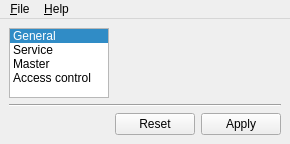
<?xml version="1.0" encoding="UTF-8"?>
<ui version="4.0">
 <class>MainWindow</class>
 <widget class="QMainWindow" name="MainWindow">
  <property name="windowTitle">
   <string>Veyon Configurator</string>
  </property>
  <property name="windowIcon">
   <iconset resource="../resources/configurator.qrc">
    <normaloff>:/configurator/veyon-configurator.png</normaloff>:/configurator/veyon-configurator.png</iconset>
  </property>
  <widget class="QWidget" name="centralwidget">
   <layout class="QGridLayout" name="gridLayout_4">
    <item row="0" column="1">
     <widget class="QStackedWidget" name="configPages">
      <property name="currentIndex">
       <number>0</number>
      </property>
      <widget class="GeneralConfigurationPage" name="generalConfigurationPage"/>
      <widget class="ServiceConfigurationPage" name="serviceConfigurationPage"/>
      <widget class="MasterConfigurationPage" name="masterConfigurationPage"/>
      <widget class="AccessControlPage" name="accessControlPage"/>
     </widget>
    </item>
    <item row="0" column="0">
     <widget class="QListWidget" name="pageSelector">
      <property name="verticalScrollBarPolicy">
       <enum>Qt::ScrollBarAsNeeded</enum>
      </property>
      <property name="horizontalScrollBarPolicy">
       <enum>Qt::ScrollBarAlwaysOff</enum>
      </property>
      <property name="sizeAdjustPolicy">
       <enum>QAbstractScrollArea::AdjustToContents</enum>
      </property>
      <property name="iconSize">
       <size>
        <width>48</width>
        <height>48</height>
       </size>
      </property>
      <property name="textElideMode">
       <enum>Qt::ElideNone</enum>
      </property>
      <property name="spacing">
       <number>4</number>
      </property>
      <property name="viewMode">
       <enum>QListView::ListMode</enum>
      </property>
      <property name="uniformItemSizes">
       <bool>true</bool>
      </property>
      <property name="currentRow">
       <number>0</number>
      </property>
      <item>
       <property name="text">
        <string>General</string>
       </property>
       <property name="icon">
        <iconset resource="../resources/configurator.qrc">
         <normaloff>:/configurator/configure-shortcuts.png</normaloff>:/configurator/configure-shortcuts.png</iconset>
       </property>
       <property name="flags">
        <set>ItemIsSelectable|ItemIsUserCheckable|ItemIsEnabled</set>
       </property>
      </item>
      <item>
       <property name="text">
        <string>Service</string>
       </property>
       <property name="icon">
        <iconset resource="../resources/configurator.qrc">
         <normaloff>:/configurator/application-x-sharedlib.png</normaloff>:/configurator/application-x-sharedlib.png</iconset>
       </property>
       <property name="flags">
        <set>ItemIsSelectable|ItemIsUserCheckable|ItemIsEnabled</set>
       </property>
      </item>
      <item>
       <property name="text">
        <string>Master</string>
       </property>
       <property name="icon">
        <iconset resource="../resources/configurator.qrc">
         <normaloff>:/configurator/application-x-ms-dos-executable.png</normaloff>:/configurator/application-x-ms-dos-executable.png</iconset>
       </property>
       <property name="flags">
        <set>ItemIsSelectable|ItemIsUserCheckable|ItemIsEnabled</set>
       </property>
      </item>
      <item>
       <property name="text">
        <string>Access control</string>
       </property>
       <property name="icon">
        <iconset resource="../resources/configurator.qrc">
         <normaloff>:/configurator/network-vpn.png</normaloff>:/configurator/network-vpn.png</iconset>
       </property>
       <property name="flags">
        <set>ItemIsSelectable|ItemIsUserCheckable|ItemIsEnabled</set>
       </property>
      </item>
     </widget>
    </item>
    <item row="2" column="1">
     <widget class="QDialogButtonBox" name="buttonBox">
      <property name="standardButtons">
       <set>QDialogButtonBox::Apply|QDialogButtonBox::Reset</set>
      </property>
      <property name="centerButtons">
       <bool>true</bool>
      </property>
     </widget>
    </item>
    <item row="1" column="0" colspan="2">
     <widget class="Line" name="line">
      <property name="orientation">
       <enum>Qt::Horizontal</enum>
      </property>
     </widget>
    </item>
   </layout>
  </widget>
  <widget class="QMenuBar" name="menubar">
   <property name="geometry">
    <rect>
     <x>0</x>
     <y>0</y>
     <width>572</width>
     <height>36</height>
    </rect>
   </property>
   <widget class="QMenu" name="menu_File">
    <property name="title">
     <string>&amp;File</string>
    </property>
    <addaction name="actionLoadSettings"/>
    <addaction name="actionSaveSettings"/>
    <addaction name="separator"/>
    <addaction name="actionResetConfiguration"/>
    <addaction name="separator"/>
    <addaction name="actionQuit"/>
   </widget>
   <widget class="QMenu" name="menu_Help">
    <property name="title">
     <string>&amp;Help</string>
    </property>
    <addaction name="actionAboutVeyon"/>
    <addaction name="actionAboutQt"/>
   </widget>
   <addaction name="menu_File"/>
   <addaction name="menu_Help"/>
  </widget>
  <action name="actionQuit">
   <property name="text">
    <string>&amp;Quit</string>
   </property>
   <property name="shortcut">
    <string>Ctrl+Q</string>
   </property>
  </action>
  <action name="actionSaveSettings">
   <property name="icon">
    <iconset resource="../../core/resources/core.qrc">
     <normaloff>:/core/document-save.png</normaloff>:/core/document-save.png</iconset>
   </property>
   <property name="text">
    <string>&amp;Save settings to file</string>
   </property>
   <property name="toolTip">
    <string>Save settings to file</string>
   </property>
   <property name="shortcut">
    <string>Ctrl+S</string>
   </property>
  </action>
  <action name="actionLoadSettings">
   <property name="icon">
    <iconset resource="../../core/resources/core.qrc">
     <normaloff>:/core/document-open.png</normaloff>:/core/document-open.png</iconset>
   </property>
   <property name="text">
    <string>L&amp;oad settings from file</string>
   </property>
   <property name="shortcut">
    <string>Ctrl+O</string>
   </property>
  </action>
  <action name="actionAboutVeyon">
   <property name="icon">
    <iconset resource="../../core/resources/core.qrc">
     <normaloff>:/core/help-about.png</normaloff>:/core/help-about.png</iconset>
   </property>
   <property name="text">
    <string>About Veyon</string>
   </property>
  </action>
  <action name="actionAboutQt">
   <property name="text">
    <string>About Qt</string>
   </property>
  </action>
  <action name="actionResetConfiguration">
   <property name="icon">
    <iconset resource="../../core/resources/core.qrc">
     <normaloff>:/core/edit-delete.png</normaloff>:/core/edit-delete.png</iconset>
   </property>
   <property name="text">
    <string>Reset configuration</string>
   </property>
  </action>
 </widget>
 <customwidgets>
  <customwidget>
   <class>AccessControlPage</class>
   <extends>QWidget</extends>
   <header>AccessControlPage.h</header>
   <container>1</container>
  </customwidget>
  <customwidget>
   <class>GeneralConfigurationPage</class>
   <extends>QWidget</extends>
   <header>GeneralConfigurationPage.h</header>
   <container>1</container>
  </customwidget>
  <customwidget>
   <class>MasterConfigurationPage</class>
   <extends>QWidget</extends>
   <header>MasterConfigurationPage.h</header>
   <container>1</container>
  </customwidget>
  <customwidget>
   <class>ServiceConfigurationPage</class>
   <extends>QWidget</extends>
   <header>ServiceConfigurationPage.h</header>
   <container>1</container>
  </customwidget>
 </customwidgets>
 <resources>
  <include location="../../core/resources/core.qrc"/>
  <include location="../resources/configurator.qrc"/>
 </resources>
 <connections>
  <connection>
   <sender>pageSelector</sender>
   <signal>currentRowChanged(int)</signal>
   <receiver>configPages</receiver>
   <slot>setCurrentIndex(int)</slot>
   <hints>
    <hint type="sourcelabel">
     <x>108</x>
     <y>301</y>
    </hint>
    <hint type="destinationlabel">
     <x>502</x>
     <y>301</y>
    </hint>
   </hints>
  </connection>
  <connection>
   <sender>actionAboutVeyon</sender>
   <signal>triggered()</signal>
   <receiver>MainWindow</receiver>
   <slot>aboutVeyon()</slot>
   <hints>
    <hint type="sourcelabel">
     <x>-1</x>
     <y>-1</y>
    </hint>
    <hint type="destinationlabel">
     <x>357</x>
     <y>282</y>
    </hint>
   </hints>
  </connection>
  <connection>
   <sender>actionQuit</sender>
   <signal>triggered()</signal>
   <receiver>MainWindow</receiver>
   <slot>close()</slot>
   <hints>
    <hint type="sourcelabel">
     <x>-1</x>
     <y>-1</y>
    </hint>
    <hint type="destinationlabel">
     <x>357</x>
     <y>282</y>
    </hint>
   </hints>
  </connection>
  <connection>
   <sender>actionResetConfiguration</sender>
   <signal>triggered()</signal>
   <receiver>MainWindow</receiver>
   <slot>resetConfiguration()</slot>
   <hints>
    <hint type="sourcelabel">
     <x>-1</x>
     <y>-1</y>
    </hint>
    <hint type="destinationlabel">
     <x>680</x>
     <y>426</y>
    </hint>
   </hints>
  </connection>
 </connections>
 <slots>
  <slot>aboutVeyon()</slot>
  <slot>resetConfiguration()</slot>
 </slots>
</ui>
